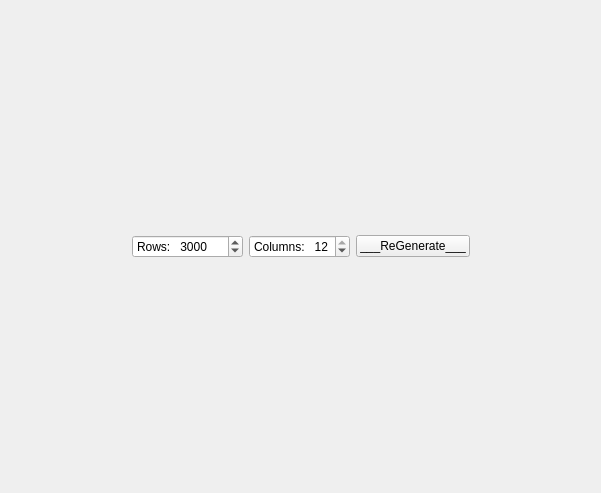
<?xml version="1.0" encoding="UTF-8"?>
<ui version="4.0">
 <class>SameTableWidget</class>
 <widget class="QWidget" name="SameTableWidget">
  <property name="geometry">
   <rect>
    <x>0</x>
    <y>0</y>
    <width>601</width>
    <height>493</height>
   </rect>
  </property>
  <property name="windowTitle">
   <string>Form</string>
  </property>
  <layout class="QVBoxLayout" name="verticalLayout">
   <item>
    <layout class="QHBoxLayout" name="horizontalLayout">
     <item>
      <spacer name="horizontalSpacer">
       <property name="orientation">
        <enum>Qt::Horizontal</enum>
       </property>
       <property name="sizeHint" stdset="0">
        <size>
         <width>40</width>
         <height>20</height>
        </size>
       </property>
      </spacer>
     </item>
     <item>
      <widget class="QSpinBox" name="spinBox">
       <property name="prefix">
        <string>Rows:   </string>
       </property>
       <property name="minimum">
        <number>1</number>
       </property>
       <property name="maximum">
        <number>999999</number>
       </property>
       <property name="value">
        <number>3000</number>
       </property>
      </widget>
     </item>
     <item>
      <widget class="QSpinBox" name="spinBox_2">
       <property name="prefix">
        <string>Columns:   </string>
       </property>
       <property name="minimum">
        <number>10</number>
       </property>
       <property name="maximum">
        <number>12</number>
       </property>
       <property name="value">
        <number>12</number>
       </property>
      </widget>
     </item>
     <item>
      <widget class="QPushButton" name="pushButton">
       <property name="text">
        <string>___ReGenerate___</string>
       </property>
      </widget>
     </item>
     <item>
      <spacer name="horizontalSpacer_2">
       <property name="orientation">
        <enum>Qt::Horizontal</enum>
       </property>
       <property name="sizeHint" stdset="0">
        <size>
         <width>40</width>
         <height>20</height>
        </size>
       </property>
      </spacer>
     </item>
    </layout>
   </item>
  </layout>
 </widget>
 <resources/>
 <connections/>
</ui>
